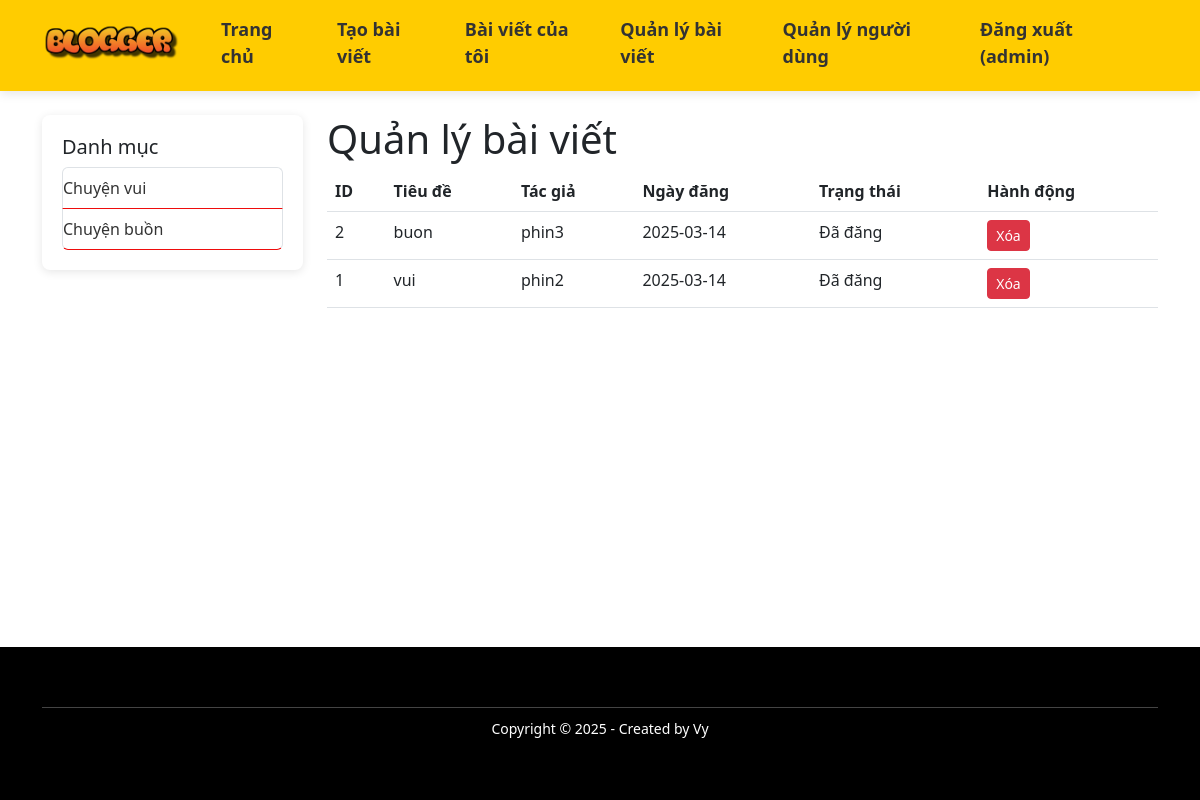
The page /admin (signed in) on the database its author committed.
### app.py (models this page shows)
class User(db.Model):
    id = db.Column(db.Integer, primary_key=True)
    username = db.Column(db.String(50), unique=True, nullable=False)
    password = db.Column(db.String(200), nullable=False)
    role = db.Column(db.String(20), default='user')  # 'user' hoặc 'admin'
    blocked = db.Column(db.Boolean, default=False)
    block_reason = db.Column(db.String(200), default='')
    posts = db.relationship('Post', backref='user', lazy=True, cascade="all, delete-orphan")

class Category(db.Model):
    id = db.Column(db.Integer, primary_key=True)
    name = db.Column(db.String(100), unique=True, nullable=False)
    posts = db.relationship('Post', backref='category', lazy=True)

class Post(db.Model):
    id = db.Column(db.Integer, primary_key=True)
    title = db.Column(db.String(100), nullable=False)
    content = db.Column(db.Text, nullable=True)
    image_url = db.Column(db.String(255), nullable=True)
    author = db.Column(db.String(50), nullable=False)  # lưu username của tác giả
    date = db.Column(db.String(20), nullable=False)
    task = db.Column(db.String(50), nullable=False)    # trạng thái bài viết: "Chờ duyệt", "Đã đăng"
    user_id = db.Column(db.Integer, db.ForeignKey('user.id'), nullable=False)
    category_id = db.Column(db.Integer, db.ForeignKey('category.id'), nullable=True)

### app.py (the view)
@app.route('/admin')
def admin_panel():
    user = current_user()
    if not user or user.role != "admin":
        flash("Bạn không có quyền truy cập trang này!", "danger")
        return redirect(url_for('index'))
    all_posts = Post.query.order_by(Post.id.desc()).all()
    return render_template('admin.html', posts=all_posts)

### app.py (called while the page is built)
def current_user():
    if 'user_id' in session:
        return User.query.get(session['user_id'])
    return None

@app.context_processor
def inject_current_user():
    return dict(current_user=current_user)

@app.context_processor
def inject_categories():
    return dict(all_categories=Category.query.all())

### templates/admin.html (shortened to what this page needs)
{% extends 'base.html' %}
{% block content %}
    <h1>Quản lý bài viết</h1>
    <table class="table">
        <thead>
            <tr>
                <th>ID</th>
                <th>Tiêu đề</th>
                <th>Tác giả</th>
                <th>Ngày đăng</th>
                <th>Trạng thái</th>
                <th>Hành động</th>
            </tr>
        </thead>
        <tbody>
            {% for post in posts %}
                <tr>
                    <td>{{ post.id }}</td>
                    <td>{{ post.title }}</td>
                    <td>{{ post.author }}</td>
                    <td>{{ post.date }}</td>
                    <td>{{ post.task }}</td>
                    <td>
                        <a href="{{ url_for('update_post', post_id=post.id, action='delete') }}" class="btn btn-danger btn-sm">Xóa</a>
                    </td>
                </tr>
            {% endfor %}
        </tbody>
    </table>
{% endblock %}

### templates/base.html (shortened to what this page needs)
<!DOCTYPE html>
<html lang="vi">
<head>
    <link rel="stylesheet" href="{{ url_for('static', filename='style.css') }}">
    <link href="https://cdn.jsdelivr.net/npm/bootstrap@5.3.0/dist/css/bootstrap.min.css" rel="stylesheet">
</head>
<body>
    <div class="wrapper">
        <nav class="navbar navbar-expand-lg" style="background-color: #ffcc00 !important;">
            <div class="container">
                <a class="navbar-brand" href="{{ url_for('index') }}">
                    <img src="{{ url_for('static', filename='cooltext477511082396913.png') }}" alt="Blog" class="blog-logo">
                </a>
                <div class="navbar-nav">
                    <a class="nav-link" href="{{ url_for('index') }}">Trang chủ</a>
                    {% if current_user() %}
                        <a class="nav-link" href="{{ url_for('create_post') }}">Tạo bài viết</a>
                        <a class="nav-link" href="{{ url_for('my_posts') }}">Bài viết của tôi</a>
                        {% if current_user().role == 'admin' %}
                            <a class="nav-link" href="{{ url_for('admin_panel') }}">Quản lý bài viết</a>
                            <a class="nav-link" href="{{ url_for('admin_users') }}">Quản lý người dùng</a>
                        {% endif %}
                        <a class="nav-link" href="{{ url_for('logout') }}">
                            Đăng xuất ({{ current_user().username }})
                        </a>
                    {% else %}
                        <a class="nav-link" href="{{ url_for('login') }}">Đăng nhập</a>
                        <a class="nav-link" href="{{ url_for('register') }}">Đăng ký</a>
                    {% endif %}
                </div>
            </div>
        </nav>
        <div class="container mt-4">
            <div class="row">
                <div class="col-md-3">
                    <div class="sidebar">
                        <h5>Danh mục</h5>
                        <ul class="list-group">
                            {% for cat in all_categories %}
                                <li class="list-group-item">
                                    <a href="{{ url_for('show_category', cat_id=cat.id) }}">
                                        {{ cat.name }}
                                    </a>
                                </li>
                            {% endfor %}
                        </ul>
                    </div>
                </div>
                <div class="col-md-9">
                    {% block content %}{% endblock %}
                </div>
            </div>
        </div>
    </div>
    <footer class="footer">
        <div class="container">
            <div class="footer-bottom">
                <p>Copyright © 2025 - Created by Vy</p>
            </div>
        </div>
    </footer>
</body>
</html>

### static/style.css (style rules this page uses)
html, body { height: 100%; margin: 0; padding: 0; display: flex; flex-direction: column; }
.wrapper { flex: 1; display: flex; flex-direction: column; }
.container { flex: 1; padding-bottom: 5px; }
.footer { background-color: #000; color: #fff; padding: 40px 0; text-align: center; }
.footer-center h3, .footer-bottom { border-top: 1px solid #444; margin-top: 20px; padding-top: 10px; font-size: 14px; }
.navbar { box-shadow: 0 3px 10px rgba(0,0,0,0.1); background-color: white; padding: 10px 0; position: sticky; top: 0; z-index: 1000; }
.navbar-brand { display: flex; align-items: center; }
.blog-logo { width: 140px; height: auto; margin-right: 15px; }
.nav-link { color: #333 !important; transition: all 0.3s ease-in-out; margin-right: 20px; font-size: 18px !important; font-weight: 800 !important; padding: 10px 20px; border-radius: 8px; border: 2px solid transparent; }
.sidebar { background: white; padding: 20px; border-radius: 8px; box-shadow: 0 2px 10px rgba(0, 0, 0, 0.1); }
.sidebar ul { list-style: none; }
.sidebar ul li { padding: 8px 0; border-bottom: 1px solid #ee0c0c; }
.sidebar ul li a { text-decoration: none; color: #333; }

### rows shown on the page
User: username "admin"
Category: name "Chuyện vui"
Category: name "Chuyện buồn"
Post: id "2", title "buon", author "phin3", date "2025-03-14", task "Đã đăng"
Post: id "1", title "vui", author "phin2", date "2025-03-14", task "Đã đăng"
